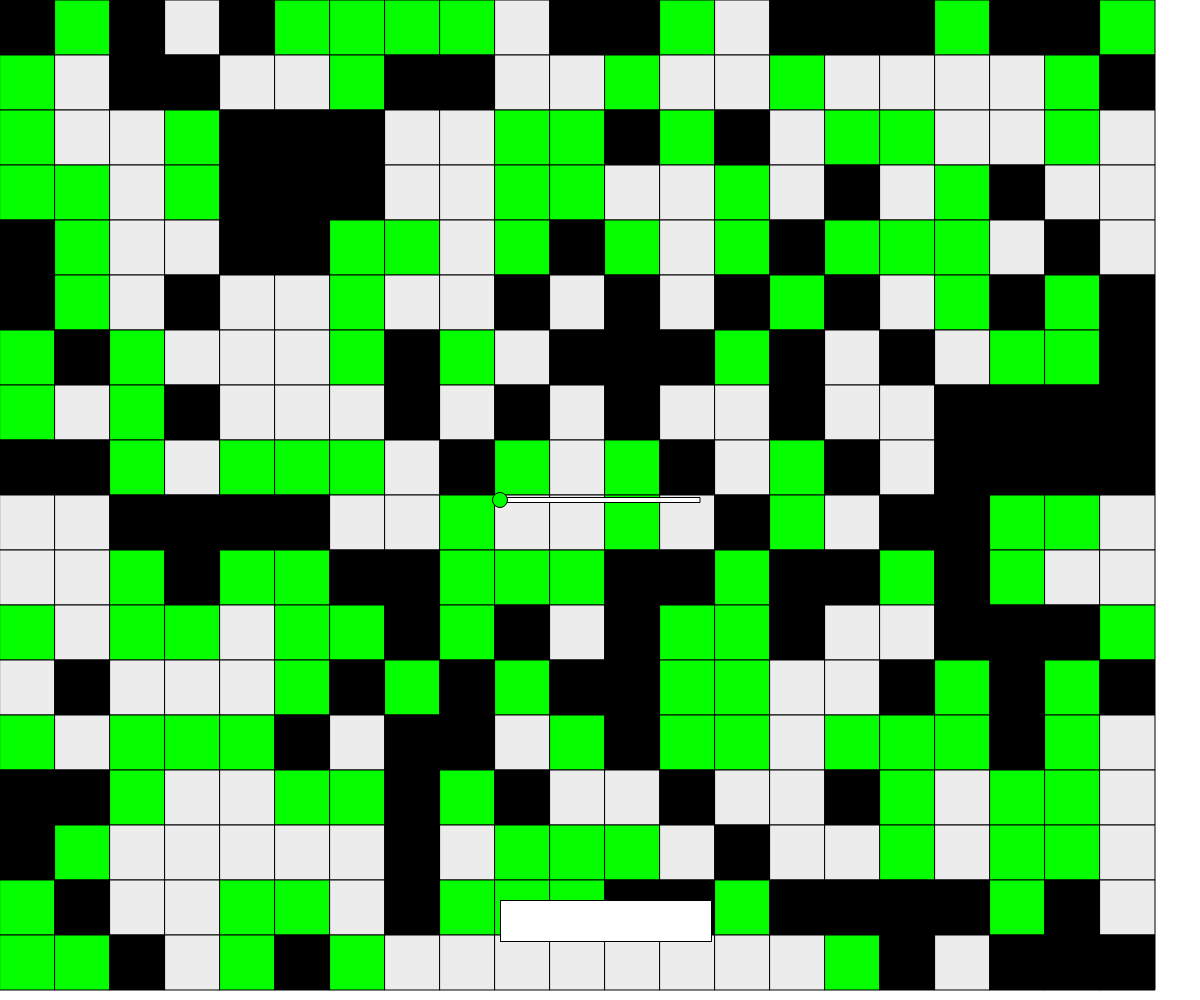
Frame 1 (no input)
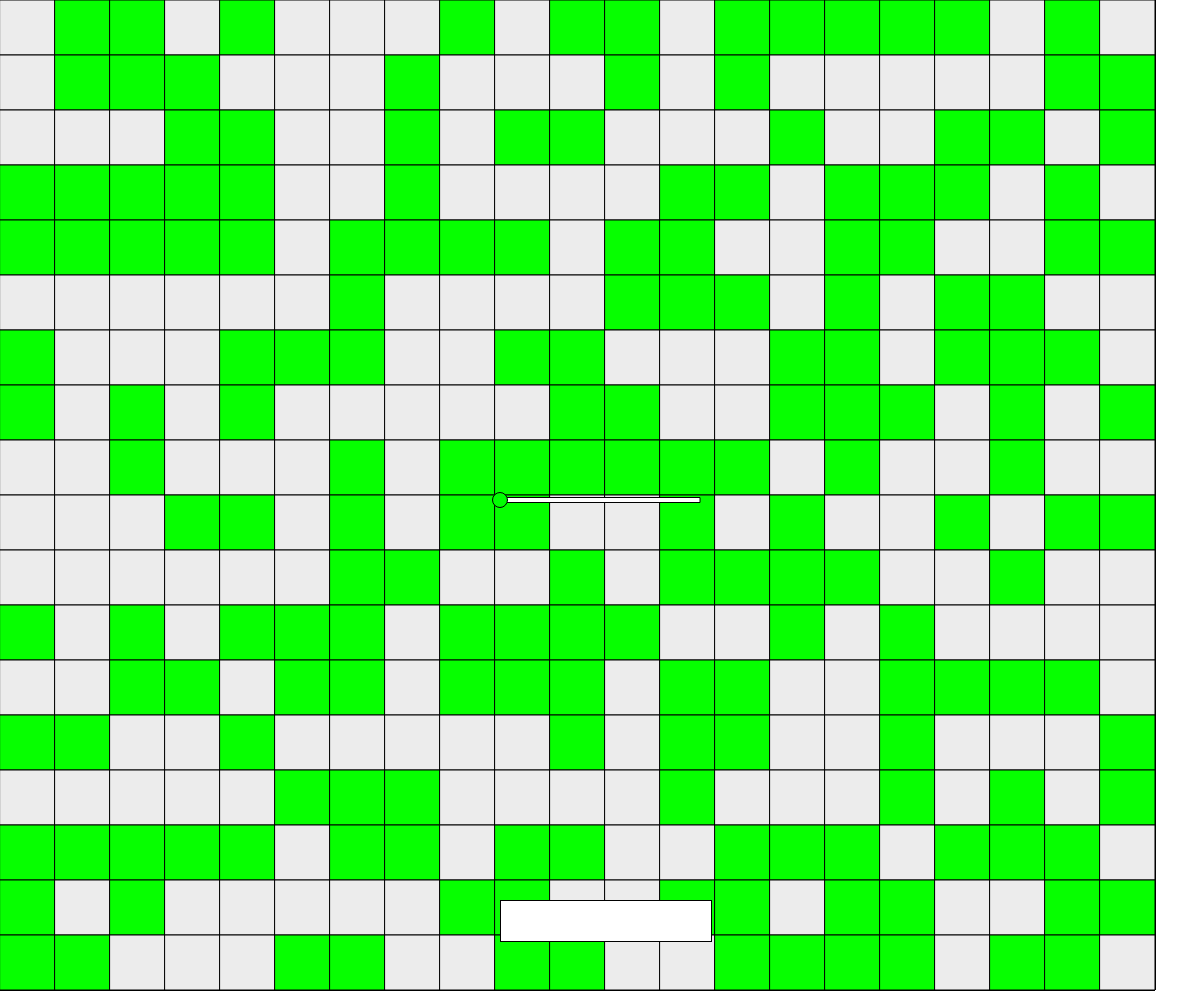
Frame 60 (no input)
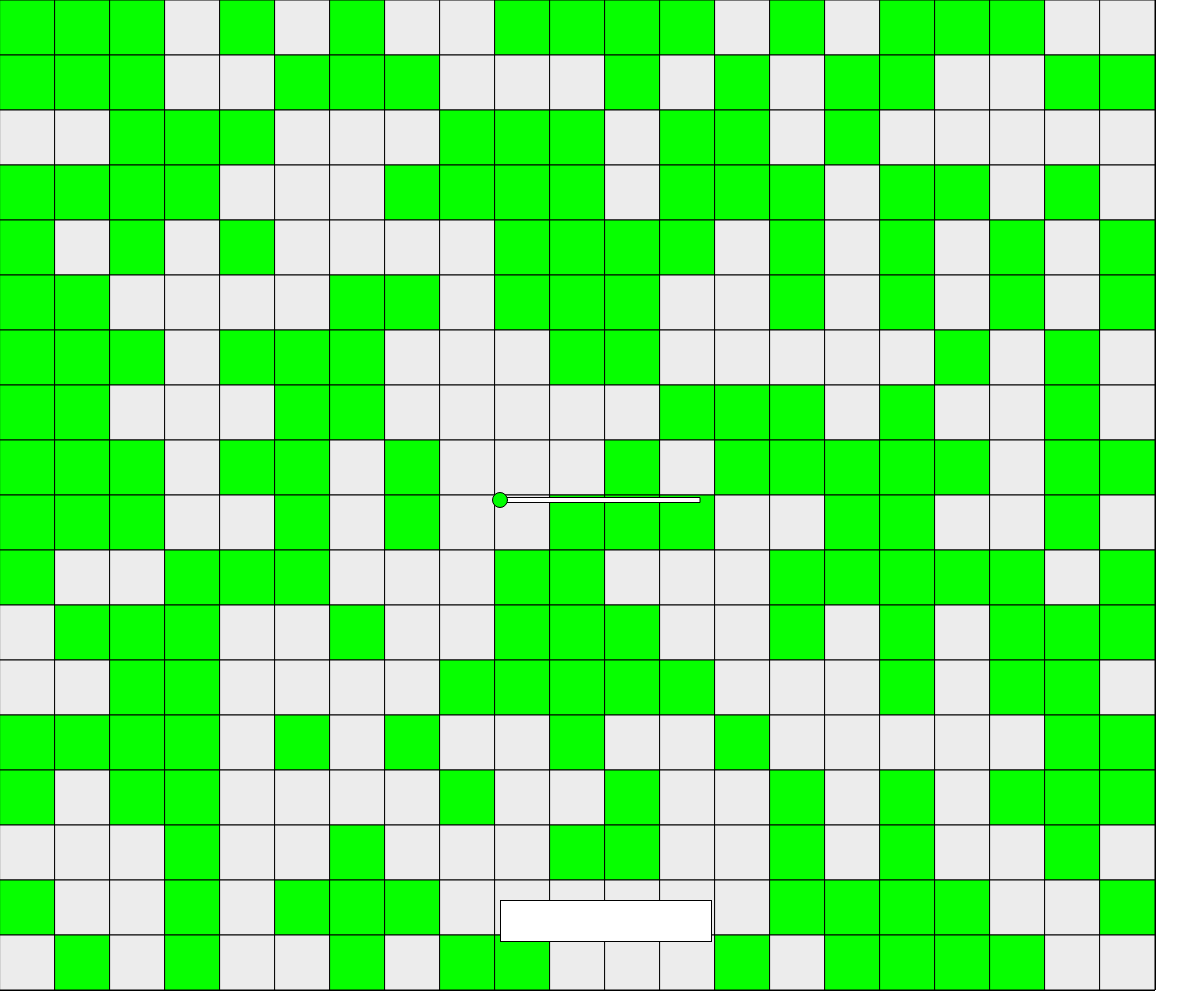
Frame 120 (the mouse pressed at the canvas centre since frame 60)

The p5.js sketch that drew these frames (run headless with seeded random() and noise() and a simulated clock; from frame 60 on, the mouse is pressed at the canvas centre):

// p5.js sketch
// ── sketch.js
let squareSize = 55;
let numRows, numCols;
let colors = ['#06FF00', '#ECECEC', '#000000', '#FFE400', '#FF1700']; // Blue, Gray, Black, Yellow, Red
let grid;
let lastColorChange = 0;
let colorChangeInterval = 500; // Half second (in milliseconds)

let circleX, circleY, circleDiameter; // Circle position
let circleSize = 30; // Circle diameter
let circleDragging = false; // Flag to check if circle is being dragged
let barwidth = 200;
let rectX, rectY, rectWidth, rectHeight; //배경

let cols;
let rows;
let cellWidth, cellHeight;
let input;
let textToDisplay = '';
let currentIndex = 0; //텍스트
let maxTextLength; // 그리드 전체 셀 수

function setup() {
  createCanvas(windowWidth, windowHeight);
  
  numRows = int(height / squareSize);
  numCols = int(width / squareSize);
  
  cols = numCols;
  rows = numRows;
  grid = new Array(numRows);

  // Initialize circle position to center
  rectWidth = 200;
  rectHeight = 5;
  rectX = (windowWidth - rectWidth) / 2;
  rectY = (windowHeight - rectHeight) / 2;
  circleDiameter = 15;
  circleX = rectX;
  circleY = rectY + rectHeight / 2;

  for (let i = 0; i < numRows; i++) {
    grid[i] = new Array(numCols);
    for (let j = 0; j < numCols; j++) {
      grid[i][j] = colors[Math.floor(random(3))]; // Initial random colors from the first 3 colors
    }
  } //배경
  createCanvas(windowWidth, windowHeight);
  
  // 그리드의 셀 크기를 계산
  cellWidth = squareSize;
  cellHeight = squareSize;
  
  // 텍스트 입력 창을 생성
  input = createInput();
  input.position(rectX, height - 100);
  input.size(200, 30);
  
  // 텍스트 입력 창 테두리
  input.style('border', '1px solid black');
  input.style('padding', '5px');
  input.style('font-size', '16px');
  
  // 엔터 키 이벤트 처리
  input.changed(addText); //텍스트

  maxTextLength = cols * rows; // 그리드 전체 셀 수
}

function draw() {
  if (millis() - lastColorChange > colorChangeInterval) {
    for (let i = 0; i < numRows; i++) {
      for (let j = 0; j < numCols; j++) {
        let rand = random(100);
        if (circleX <= rectX + rectWidth / 3) {
          if (rand < 50) {
            grid[i][j] = colors[0]; // Blue color (50%)
          } else {
            grid[i][j] = colors[1]; // Gray color (50%)
          }
        } else if (circleX <= rectX + (2 * rectWidth) / 3) {
          if (rand < 50) {
            grid[i][j] = colors[3]; // Yellow color (50%)
          } else if (rand < 80) {
            grid[i][j] = colors[2]; // Black color (30%)
          } else {
            grid[i][j] = colors[1]; // Gray color (20%)
          }
        } else {
          if (rand < 40) {
            grid[i][j] = colors[4]; // Red color (40%)
          } else if (rand < 90) {
            grid[i][j] = colors[2]; // Black color (50%)
          } else {
            grid[i][j] = colors[1]; // Gray color (10%)
          }
        }
      }
    }
    lastColorChange = millis();
  }

  for (let i = 0; i < numRows; i++) {
    for (let j = 0; j < numCols; j++) {
      fill(grid[i][j]);
      rect(j * squareSize, i * squareSize, squareSize, squareSize);
    }
  }

  // Draw white rectangle 
  fill(255);
  rect(rectX, rectY, rectWidth, rectHeight);

  // Draw green circle 
  fill('#00FF00');
  ellipse(circleX, circleY, circleDiameter);

  // Check if circle is being dragged
  if (circleDragging) {
    circleX = constrain(mouseX, rectX, rectX + rectWidth);
  } //배경
  
  // 그리드를 그리기
  push();
  noStroke();
  for (let i = 0; i < cols; i++) {
    for (let j = 0; j < rows; j++) {
      line(i * cellWidth, 0, i * cellWidth, height);
      line(0, j * cellHeight, width, j * cellHeight);
    }
  }
  pop();
  
  // 텍스트를 그리드 안에 표시
  fill(0);
  textSize(min(cellWidth, cellHeight) * 0.8);
  textAlign(CENTER, CENTER);
  let textLength = textToDisplay.length;
  for (let i = 0; i < textLength; i++) {
    let col = i % cols;
    let row = floor(i / cols);
    let x = col * cellWidth + cellWidth / 2;
    let y = row * cellHeight + cellHeight / 2;
    text(textToDisplay.charAt(i), x, y);
  } //텍스트
}

function mousePressed() {
  let d = dist(mouseX, mouseY, circleX, circleY);
  if (d < circleDiameter / 2) {
    circleDragging = true;
  }
}

function mouseReleased() {
  circleDragging = false;
}

function windowResized() {
  resizeCanvas(windowWidth, windowHeight);
  rectX = (windowWidth - rectWidth) / 2;
  rectY = (windowHeight - rectHeight) / 2;
  circleY = rectY + rectHeight / 2;
  cellWidth = width / cols;
  cellHeight = height / rows;
}

function addText() {
  let newText = this.value();
  let remainingText = newText;

  // 텍스트가 그리드를 초과할 경우 가장 오래된 텍스트부터 제거 및 새로운 텍스트 추가
  while (textToDisplay.length + remainingText.length > maxTextLength) {
    let overflow = textToDisplay.length + remainingText.length - maxTextLength;
    textToDisplay = textToDisplay.substring(overflow);
  }

  textToDisplay += remainingText;
  this.value(''); // 입력 창 초기화
}
